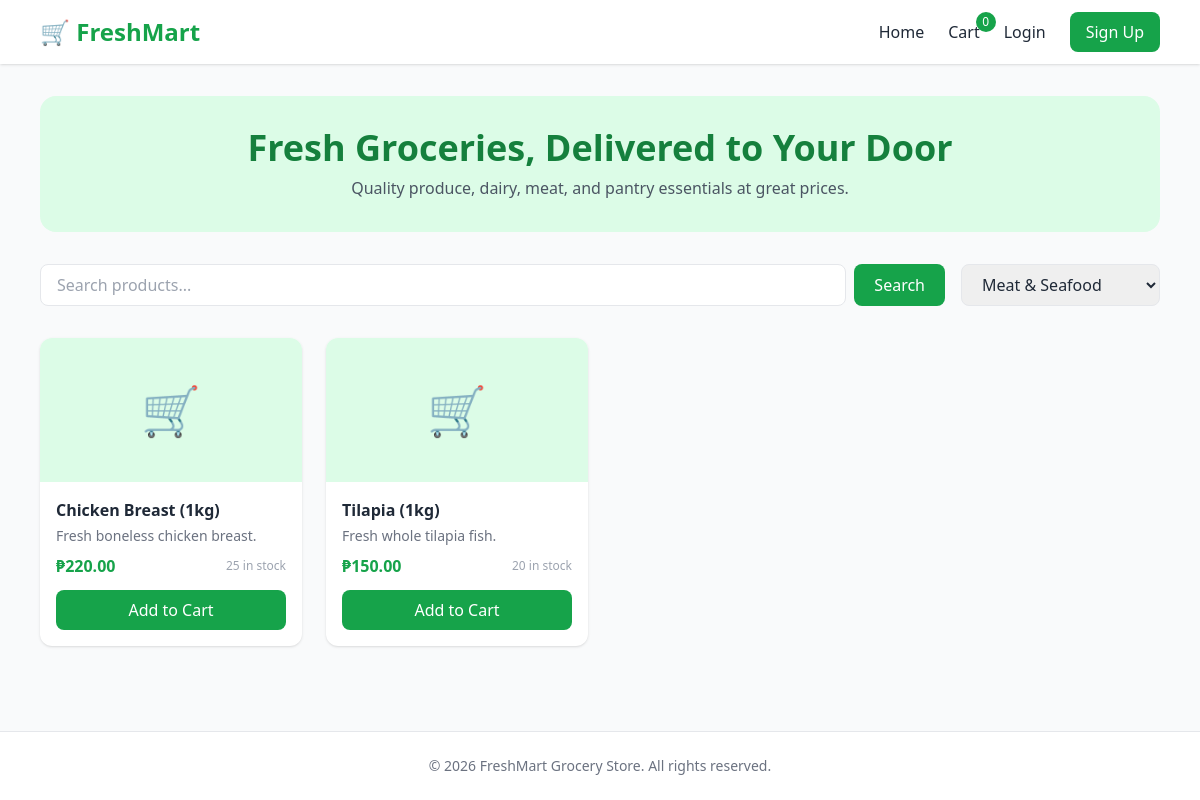
/index.php?category=3, run on the app's committed database.
### tables this page shows
CREATE TABLE products (
    id INT AUTO_INCREMENT PRIMARY KEY,
    category_id INT,
    name VARCHAR(100) NOT NULL,
    description TEXT,
    price DECIMAL(10,2) NOT NULL,
    stock INT NOT NULL DEFAULT 0,
    image VARCHAR(255) DEFAULT 'default.jpg',
    created_at TIMESTAMP DEFAULT CURRENT_TIMESTAMP,
    FOREIGN KEY (category_id) REFERENCES categories(id) ON DELETE SET NULL
);

### includes/functions.php (called while the page is built, shortened)
<?php
function sanitize($data) {
    return htmlspecialchars(strip_tags(trim($data)), ENT_QUOTES, 'UTF-8');
}

### index.php (the view, shortened to what this page needs)
<?php
require_once __DIR__ . '/includes/functions.php';
$database = new Database();
$db = $database->getConnection();
$categories = $db->query("SELECT * FROM categories ORDER BY name")->fetchAll();
$search = sanitize($_GET['search'] ?? '');
$category_id = isset($_GET['category']) ? (int) $_GET['category'] : 0;
$sql = "SELECT * FROM products WHERE 1=1";
$params = [];
if ($category_id > 0) {
    $sql .= " AND category_id = :category_id";
    $params[':category_id'] = $category_id;
}
$sql .= " ORDER BY created_at DESC";
$stmt = $db->prepare($sql);
$stmt->execute($params);
$products = $stmt->fetchAll();
require_once __DIR__ . '/includes/header.php';
?>
<div class="bg-brand-light rounded-2xl p-8 mb-8 text-center">
  <h1 class="text-3xl md:text-4xl font-bold text-brand-dark mb-2">Fresh Groceries, Delivered to Your Door</h1>
  <p class="text-gray-600">Quality produce, dairy, meat, and pantry essentials at great prices.</p>
</div>
<div class="flex flex-col md:flex-row gap-4 mb-8">
  <form method="GET" action="" class="flex-grow flex gap-2">
    <input type="text" name="search" value="<?php echo $search; ?>" placeholder="Search products..."
           class="flex-grow border rounded-lg px-4 py-2 focus:outline-none focus:ring-2 focus:ring-brand">
    <button type="submit" class="bg-brand text-white px-5 py-2 rounded-lg hover:bg-brand-dark transition">Search</button>
  </form>
  <select id="category-filter" class="border rounded-lg px-4 py-2 focus:outline-none focus:ring-2 focus:ring-brand"
          onchange="window.location.href = this.value">
    <?php foreach ($categories as $cat): ?>
      <?php $url = '/index.php?category=' . $cat['id'] . ($search ? '&search=' . urlencode($search) : ''); ?>
      <option value="<?php echo $url; ?>" <?php echo $category_id === (int)$cat['id'] ? 'selected' : ''; ?>>
        <?php echo sanitize($cat['name']); ?>
      </option>
    <?php endforeach; ?>
  </select>
</div>
<?php if (empty($products)): ?>
  <p class="text-center text-gray-500 py-12">No products found. Try a different search or category.</p>
<?php else: ?>
<div class="grid grid-cols-2 md:grid-cols-3 lg:grid-cols-4 gap-6">
  <?php foreach ($products as $product): ?>
    <div class="bg-white rounded-xl shadow hover:shadow-lg transition overflow-hidden flex flex-col">
      <div class="h-36 bg-brand-light flex items-center justify-center text-5xl">🛒</div>
      <div class="p-4 flex flex-col flex-grow">
        <h3 class="font-semibold mb-1"><?php echo sanitize($product['name']); ?></h3>
        <p class="text-sm text-gray-500 mb-2 flex-grow"><?php echo sanitize(substr($product['description'], 0, 60)); ?></p>
        <div class="flex items-center justify-between mb-3">
          <span class="text-brand font-bold">₱<?php echo number_format($product['price'], 2); ?></span>
          <span class="text-xs text-gray-400"><?php echo $product['stock']; ?> in stock</span>
        </div>
        <button
          class="add-to-cart-btn w-full bg-brand text-white py-2 rounded-lg hover:bg-brand-dark transition disabled:bg-gray-300"
          data-id="<?php echo $product['id']; ?>"
          data-name="<?php echo sanitize($product['name']); ?>"
          <?php echo $product['stock'] <= 0 ? 'disabled' : ''; ?>>
          <?php echo $product['stock'] <= 0 ? 'Out of Stock' : 'Add to Cart'; ?>
        </button>
      </div>
    </div>
  <?php endforeach; ?>
</div>
<?php endif; ?>
<?php require_once __DIR__ . '/includes/footer.php'; ?>

### data on the page
products: name "Chicken Breast (1kg)", description "Fresh boneless chicken breast.", price "220.00", stock "25", shows "Add to Cart"
products: name "Tilapia (1kg)", description "Fresh whole tilapia fish.", price "150.00", stock "20", shows "Add to Cart"

### other printed values
cart_count() "0"
form field value "Meat & Seafood"
